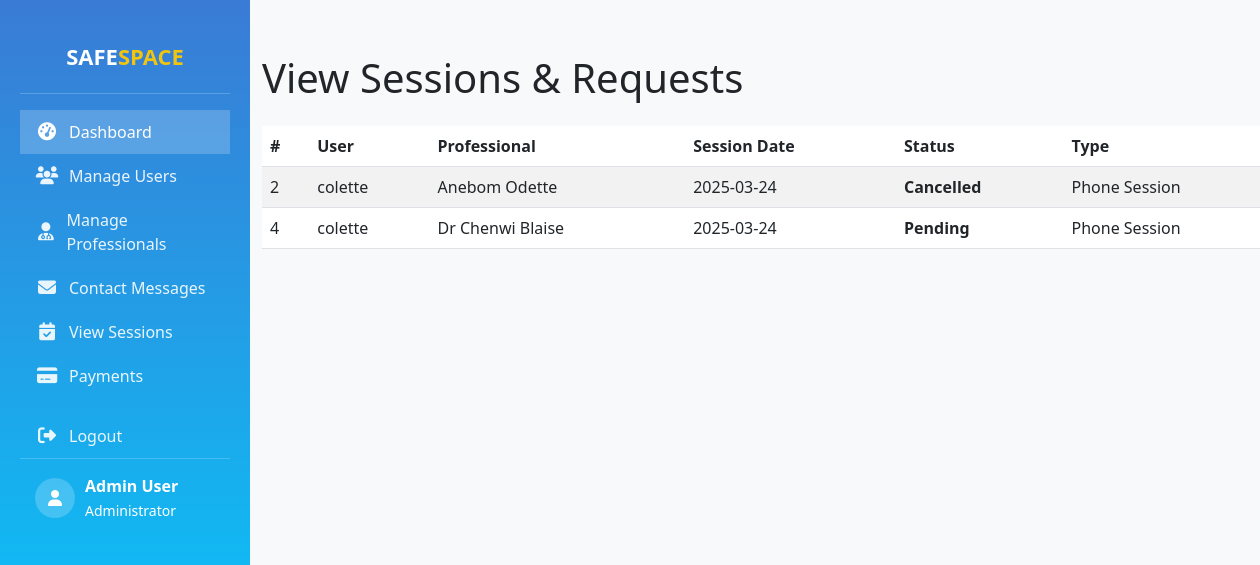
Page /dashboards/admin/view_session.php on the committed database.
### tables this page shows
CREATE TABLE `session_requests` (
  `id` int(11) NOT NULL,
  `user_id` int(11) NOT NULL,
  `professional_id` int(11) NOT NULL,
  `session_type` varchar(50) NOT NULL,
  `session_date` date NOT NULL,
  `session_time` time NOT NULL,
  `user_message` text DEFAULT NULL,
  `payment_method` varchar(50) NOT NULL,
  `status` enum('Pending','Confirmed','Completed','Cancelled') DEFAULT 'Pending',
  `created_at` timestamp NOT NULL DEFAULT current_timestamp()
);

CREATE TABLE `users` (
  `id` int(11) NOT NULL,
  `username` varchar(50) NOT NULL,
  `email` varchar(100) NOT NULL,
  `phone` varchar(20) DEFAULT NULL,
  `password` varchar(255) NOT NULL,
  `created_at` timestamp NOT NULL DEFAULT current_timestamp(),
  `role` varchar(255) NOT NULL
);

CREATE TABLE `professionals` (
  `id` int(11) NOT NULL,
  `username` varchar(50) NOT NULL,
  `email` varchar(100) NOT NULL,
  `phone` varchar(20) DEFAULT NULL,
  `password` varchar(255) NOT NULL,
  `created_at` timestamp NOT NULL DEFAULT current_timestamp(),
  `role` varchar(255) NOT NULL,
  `status` enum('active','banned','pending') DEFAULT 'active',
  `profile_picture` varchar(255) NOT NULL DEFAULT ''
);

### dashboards/admin/view_session.php (the view, shortened to what this page needs)
<?php
$servername = "localhost";
$username = "root";
$password = "";
$dbname = "safespace";
$conn = new mysqli($servername, $username, $password, $dbname);
$sql = "SELECT session_requests.id, session_requests.session_date, session_requests.status,
               users.username AS user_name, professionals.username AS professional_name,
               session_requests.session_type
        FROM session_requests
        INNER JOIN users ON session_requests.user_id = users.id
        INNER JOIN professionals ON session_requests.professional_id = professionals.id";
$result = $conn->query($sql);
?>
<!DOCTYPE html>
<html lang="en">
<head>
    <link rel="stylesheet" href="https://cdn.jsdelivr.net/npm/bootstrap@5.3.0/dist/css/bootstrap.min.css">
</head>
<body>
    <div class="container-fluid">
        <div class="row">
            <div class="col-md-3 col-lg-2 sidebar">
                <?php include 'sidebar.php'; ?>
            </div>
            <div class="col-md-9 col-lg-10 main-content content-wrapper">
                <h1 class="my-4">View Sessions & Requests</h1>
                <?php if ($result->num_rows > 0): ?>
                <table class="table table-striped">
                    <thead>
                        <tr>
                            <th>#</th>
                            <th>User</th>
                            <th>Professional</th>
                            <th>Session Date</th>
                            <th>Status</th>
                            <th>Type</th>
                        </tr>
                    </thead>
                    <tbody>
                        <?php while ($session = $result->fetch_assoc()): ?>
                        <tr>
                            <td><?php echo $session['id']; ?></td>
                            <td><?php echo $session['user_name']; ?></td>
                            <td><?php echo $session['professional_name']; ?></td>
                            <td><?php echo $session['session_date']; ?></td>
                            <td class="status"><?php echo ucfirst($session['status']); ?></td>
                            <td><?php echo ucfirst($session['session_type']); ?></td>
                        </tr>
                        <?php endwhile; ?>
                    </tbody>
                </table>
                <?php else: ?>
                <div class="no-sessions">
                    <p>No session requests found.</p>
                </div>
                <?php endif; ?>
            </div>
        </div>
    </div>
</body>
</html>

### dashboards/admin/sidebar.php (shortened to what this page needs)
<!DOCTYPE html>
<html lang="en">
<head>
    <link rel="stylesheet" href="https://cdnjs.cloudflare.com/ajax/libs/font-awesome/6.4.2/css/all.min.css">
    <link rel="stylesheet" href="https://cdnjs.cloudflare.com/ajax/libs/bootstrap/5.3.0/css/bootstrap.min.css">
</head>
<body>
    <div class="d-flex">
        <div class="sidebar" id="sidebar">
            <div class="logo-container">
                <a href="../../root/index.php" class="logo-text">
                    SAFE<span class="highlight">SPACE</span>
                </a>
            </div>
            <ul class="nav flex-column mt-3">
                <li class="nav-item"><a href="admin.php" class="nav-link active"><i class="fas fa-tachometer-alt"></i><span>Dashboard</span></a></li>
                <li class="nav-item"><a href="manage_users.php" class="nav-link"><i class="fas fa-users"></i><span>Manage Users</span></a></li>
                <li class="nav-item"><a href="manage_professional.php" class="nav-link"><i class="fas fa-user-md"></i><span>Manage Professionals</span></a></li>
                <li class="nav-item"><a href="contact_messages.php" class="nav-link position-relative">
                    <i class="fas fa-envelope"></i><span>Contact Messages</span>
                </a></li>
                <li class="nav-item"><a href="view_session.php" class="nav-link"><i class="fas fa-calendar-check"></i><span>View Sessions</span></a></li>
                <li class="nav-item"><a href="payment.php" class="nav-link"><i class="fas fa-credit-card"></i><span>Payments</span></a></li>
                <li class="nav-item mt-3"><a href="logout.php" class="nav-link"><i class="fas fa-sign-out-alt"></i><span>Logout</span></a></li>
            </ul>
            <div class="user-profile mt-auto">
                <div class="user-avatar"><i class="fas fa-user"></i></div>
                <div class="user-info"><div class="fw-bold">Admin User</div><small>Administrator</small></div>
            </div>
        </div>
    </div>
</body>
</html>

### dashboards/admin/view_session.php (style rules this page uses)
body { font-family: 'Inter', sans-serif; background-color: #f8f9fa; }
.sidebar { width: 250px; background-color: var(--primary-color); color: white; position: fixed; top: 0; left: 0; height: 100%; padding: 20px; overflow-y: auto; }
.main-content { flex-grow: 1; padding: 30px; margin-left: 250px; background-color: var(--background-light); transition: var(--transition); }
.table { margin-top: 20px; }
.status { font-weight: bold; }
.sidebar { background-color: #343a40; color: white; min-height: 100vh; padding: 20px; }
.content-wrapper { margin-left: 250px; padding: 30px; }

### dashboards/admin/sidebar.php (style rules this page uses)
body { background-color: #f8f9fa; font-family: 'Segoe UI', Tahoma, Geneva, Verdana, sans-serif; }
.sidebar { min-height: 100vh; width: 250px; background: linear-gradient(180deg, #3a7bd5, #00d2ff); transition: all 0.3s; }
.logo-container { padding: 20px; border-bottom: 1px solid rgba(255, 255, 255, 0.2); text-align: center; }
.logo-text { color: white; font-weight: bold; font-size: 22px; text-decoration: none; }
.logo-text .highlight { color: #f1c40f; }
.nav-link { color: rgba(255, 255, 255, 0.9); padding: 10px 15px; display: flex; align-items: center; transition: all 0.3s; }
.nav-link:hover, .nav-link.active { background-color: rgba(255, 255, 255, 0.2); color: white; }
.nav-link i { font-size: 18px; margin-right: 10px; width: 24px; text-align: center; }
.content-wrapper { margin-left: 250px; transition: all 0.3s; }
.user-profile { padding: 15px; display: flex; align-items: center; color: white; border-top: 1px solid rgba(255, 255, 255, 0.2); margin-top: auto; }
.user-avatar { width: 40px; height: 40px; border-radius: 50%; background-color: rgba(255, 255, 255, 0.2); display: flex; align-items: center; justify-content: center; margin-right: 10px; }

### rows in the picture
session_requests: id "2", user.username "colette", professional.username "Anebom Odette", session_date "2025-03-24", status "Cancelled", session_type "Phone Session"
session_requests: id "4", user.username "colette", professional.username "Dr Chenwi Blaise", session_date "2025-03-24", status "Pending", session_type "Phone Session"
